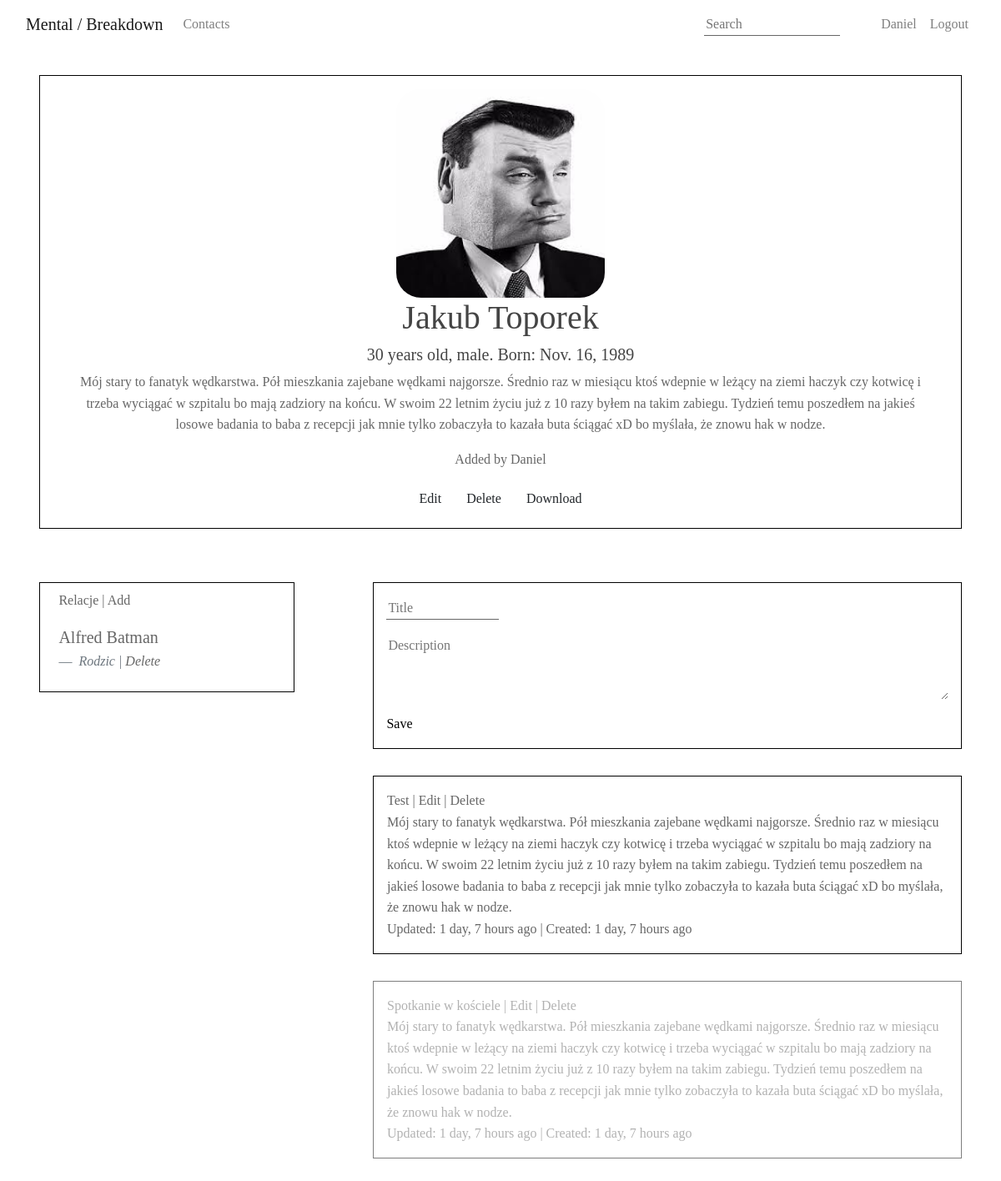
Screenshot of /contact/view/31 (signed in) with the database file from the repository.
### crm/models.py (models this page shows, shortened)
class Contact(models.Model):
    SEX_CHOICES = (
        ('Female', 'Female',),
        ('Male', 'Male',),
        ('Unsure', 'Unsure',),
    )
    first_name = models.CharField(max_length=128)
    last_name = models.CharField(max_length=128)
    birthdate = models.DateField()
    sex = models.CharField(choices=SEX_CHOICES, max_length=64, null=True, default="Unknown")
    description = models.CharField(max_length=600, blank="No description", null="True")
    contacts = models.ManyToManyField('self', through='ContactRelationship')
    activites = models.ForeignKey('Activity', related_name="contact_activity", on_delete=models.CASCADE, null=True)
    updated_at = models.DateTimeField(null=True)
    avatar = models.ImageField(upload_to='images/', null=True)
    created_by = models.ForeignKey(User, null=True, blank=True, on_delete=models.DO_NOTHING,
                                   related_name='created_by')
    def __str__(self):
        return f"{self.first_name} {self.last_name}"
    @property
    def age(self):
        return int((datetime.now().date() - self.birthdate).days / 365.25)

class ContactRelationship(models.Model):
    types = models.ForeignKey('RelationshipType', blank=True,
                              related_name='contact_relationships', on_delete=models.CASCADE)
    from_contact = models.ForeignKey('Contact', related_name='from_contacts', on_delete=models.CASCADE)
    to_contact = models.ForeignKey('Contact', related_name='to_contacts', on_delete=models.CASCADE)

class RelationshipType(models.Model):
    name = models.CharField(max_length=64, null=True)
    from_type = models.CharField(max_length=64)
    to_type = models.CharField(max_length=64)

class Activity(models.Model):
    created_at = models.DateTimeField(auto_now_add=True)
    updated_at = models.DateTimeField(auto_now=True, null=True)
    title = models.CharField(max_length=100)
    description = models.CharField(max_length=300)
    activity_contact = models.ForeignKey(Contact, on_delete=models.CASCADE)

### crm/views.py (the view, shortened to what this page needs)
# urls.py: path('contact/view/<int:id>', ContactView.as_view()),
class ContactView(View):
    def get(self, request, id):
        contact = Contact.objects.get(id=id)
        activities1 = Activity.objects.filter(activity_contact=contact).order_by('-updated_at')[0:1]
        activities2 = Activity.objects.filter(activity_contact=contact).order_by('-updated_at')[1:2]
        activities3 = Activity.objects.filter(activity_contact=contact).order_by('-updated_at')[2:4]
        activities4 = Activity.objects.filter(activity_contact=contact).order_by('-updated_at')[4:]
        activity_form = ActivityForm()
        from_relationships = ContactRelationship.objects.filter(from_contact=contact)
        to_relationships = ContactRelationship.objects.filter(to_contact=contact)
        return render(request, 'contact.html',
                      {'contact': contact, 'activity_form': activity_form, 'activities1': activities1,
                       'activities2': activities2, 'activities3': activities3, 'activities4': activities4,
                       'from_relationships': from_relationships, 'to_relationships': to_relationships})

### crm/forms.py
class NavbarForm(forms.Form):
    name = forms.CharField(label=False, widget=forms.TextInput(attrs={'placeholder': 'Search'}))

class ActivityForm(forms.Form):
    title = forms.CharField(label="Activity title", widget=forms.TextInput(attrs={'placeholder': 'Title'}))
    description = forms.CharField(label="Activity title", widget=forms.Textarea(attrs={'placeholder': 'Description'}))

### crm/context_processors.py (called while the page is built)
def navbarform(request):
    return {
        'navbarform': NavbarForm()
    }

### crm/templates/contact.html (shortened to what this page needs)
{% extends 'base.html' %}
{% load humanize %}
{% block content %}
    <div class="contact-info">
        <div class="col-lg-12">
            {% if contact %}
                <div class="form-row avatar">
                    <div class="form-group col-md-12 mb-0">
                        {% if contact.avatar %}
                            <img src="{{ contact.avatar.url }}" width="250px" class="avatar-main">
                        {% endif %}
                    </div>
                </div>
                <div class="form-row">
                    <div class="form-group col-md-12 mb-0">
                        <h1>{{ contact.first_name }} {{ contact.last_name }}</h1>
                    </div>
                </div>
                <div class="form-row">
                    <div class="form-group col-md-12 mb-0">
                        <h5>{{ contact.age }} years old, {{ contact.sex|lower }}. Born: {{ contact.birthdate }}</h5>
                    </div>
                </div>
                <div class="form-row">
                    <div class="form-group col-md-12 mb-0">
                        <p>{{ contact.description }}</p>
                        <p>Added by {{ contact.created_by|capfirst }}</p>
                    </div>
                </div>
                <div class="form-row">
                    <div class="form-group col-md-12 mb-0">
                        <a href="/contact/edit/{{ contact.id }}" class="btn btn-defaultbtn btn-default">Edit</a>
                        <a href="/contact/delete/{{ contact.id }}" class="btn btn-default">Delete</a>
                        <a href="/render/pdf/{{ contact.id }}" class="btn btn-default">Download</a>
                    </div>
                </div>
            {% endif %}
        </div>
    </div>
{% endblock %}
{% block relationship %}
    <div class="relationships">
        <div class="col-md-12">
            <p>Relacje |
                {% if contact %}
                    <a href="/contact/{{ contact.id }}/relationship/add">Add</a>
                {% else %}
                    <a href="/contact/{{ id }}/relationship/add">Add</a>
                {% endif %}
            </p>
        </div>
        {% if to_relationships %}
            {% for relationship in to_relationships %}
                <div class="col-md-12">
                    <blockquote class="blockquote">
                        <p class="mb-0">
                            <a href="/contact/view/{{ relationship.from_contact.id }}">{{ relationship.from_contact }}</a>
                        </p>
                        <footer class="blockquote-footer">
                            <cite>{{ relationship.types.from_type }} | <a
                                    href="/contact/{{ contact.id }}/relationship/delete/{{ "to" }}/{{ relationship.from_contact.id }}/{{ relationship.types.id }}">Delete</a></cite>
                        </footer>
                    </blockquote>
                </div>
            {% endfor %}
        {% endif %}
    </div>
{% endblock %}
{% block activity %}
    {% if activity_form %}
        <div class="activity-submit-box">
            <form role="form" method="POST">
                <div class="form-group activity title">
                    {{ activity_form.title }}
                </div>
                <div class="form-group activity description">
                    {{ activity_form.description }}
                </div>
                <button type="submit" title="save contact">Save</button>
            </form>
        </div>
    {% endif %}
    {% if activities1 %}
        {% for activity in activities1 %}
            <div class="activity-box">
                <div class="activitiy-title">
                    {{ activity.title }} | <a href="/contact/{{ contact.id }}/activity/{{ activity.id }}/edit/">Edit</a>
                    | <a href="/contact/{{ contact.id }}/activity/{{ activity.id }}/delete/">Delete</a>
                </div>
                <div class="activitiy-description">
                    {{ activity.description }}
                </div>
                <div class="activitiy-created">
                    Updated: {{ activity.updated_at|naturaltime }} | Created: {{ activity.created_at|naturaltime }}
                </div>
            </div>
        {% endfor %}
        {% for activity in activities2 %}
            <div class="activity-box" style="opacity: 0.5;">
                <div class="activitiy-title">
                    {{ activity.title }} | <a href="/contact/{{ contact.id }}/activity/{{ activity.id }}/edit/">Edit</a>
                    | <a href="/contact/{{ contact.id }}/activity/{{ activity.id }}/delete/">Delete</a>
                </div>
                <div class="activitiy-description">
                    {{ activity.description }}
                </div>
                <div class="activitiy-created">
                    Updated: {{ activity.updated_at|naturaltime }} | Created: {{ activity.created_at|naturaltime }}
                </div>
            </div>
        {% endfor %}
    {% endif %}
    </div>
{% endblock %}

### crm/templates/base.html (shortened to what this page needs)
{% load static %}
<html>
<head>
    <link rel="stylesheet" href="https://stackpath.bootstrapcdn.com/bootstrap/4.4.1/css/bootstrap.min.css"
>
    <link rel="stylesheet" href="{% static 'css/style.css' %}">
    <link rel="stylesheet" href="/static/css/tagsinput.css"/>
    <link rel="stylesheet" href="https://cdnjs.cloudflare.com/ajax/libs/datepicker/0.6.5/datepicker.min.css"
/>
</head>
<body>
<div class="container-fluid">
    <div class="row">
        <div class="col-md-12">
            <nav class="navbar navbar-expand-lg navbar-light">
                <a class="desktop navbar-brand" href="/">Mental / Breakdown</a>
                <div class="collapse navbar-collapse" id="bs-example-navbar-collapse-1">
                    <ul class="navbar-nav">
                        {% if user.is_authenticated %}
                            <li class="nav-item">
                                <a class="nav-link" href="/contacts">Contacts</a>
                            </li>
                        {% endif %}
                    </ul>
                    <ul class="navbar-nav ml-md-auto">
                        {% if user.is_authenticated %}
                            <form class="form-inline" action="/search/" method="GET">
                                {{ navbarform }}
                            </form>
                        {% endif %}
                        {% block user %}
                            {% if user.is_authenticated %}
                                <li class="nav-item">
                                    <a class="nav-link" href="#">{{ user.username|capfirst }}</a>
                                </li>
                                <li class="nav-item">
                                    <a class="nav-link" href="/logout">Logout</a>
                                </li>
                            {% else %}
                                <li><a href="/accounts/login/">login</a></li>
                            {% endif %}
                        {% endblock %}
                    </ul>
                </div>
            </nav>
        </div>
    </div>
    <div class="row">
        <div class="col-md-12">
            <div class="center-div">
                {% block content %}
                {% endblock %}
            </div>
        </div>
    </div>
    <div class="row">
        <div class="col-md-4">
            {% block relationship %}
            {% endblock %}
        </div>
        <div class="col-md-8">
            {% block activity %}
            {% endblock %}
        </div>
    </div>
</body>
</html>

### crm/static/css/style.css (style rules this page uses)
html { line-height: 1.6; }
body, p, a { font-family: "Times New Roman", Times, serif; color: #666666; line-height: 1.6; }
input { border: none; border-bottom: 1px solid #666666; }
.avatar-main { border-radius: 30px; }
h1, h2, h3, h4, h5 { line-height: 1.2; color: #444444 }
.contact-info { text-align: center; margin: 2rem; padding: 1rem; border: solid 1px black; }
.activity-submit-box { border: black solid 1px; margin: 2rem; padding: 2%; display: block; height: 200px; }
.activity-box { border: black solid 1px; margin: 2rem; padding: 2%; display: block; }
.activity-box { border: black solid 1px; padding: 1rem; height: auto; margin-top: 1%; }
.relationships { border: black solid 1px; margin: 2rem; padding: 2%; }
.activity-submit-box textarea { border: none; height: 60%; width: 100%; }
.activity-submit-box button { border: none; margin: 0; padding: 0; background: none; }
.form-group input { width: 20%; }
button, input[type=submit] { border: none; margin: 0; padding: 0; background: none; }
#id_description { width: 100%; height: 5rem; }
.form-inline #id_name { width: 80%; }
.form-inline { margin: 0; }

### rows the page displays
Contact: avatar (picture), first_name "Jakub", last_name "Toporek", age "30", sex "male", birthdate "Nov. 16, 1989", description "Mój stary to fanatyk wędkarstwa. Pół mieszkania zajebane wędkami najgorsze. Średnio raz w miesiącu ktoś wdepnie w leżący na ziemi haczyk czy kotwicę i trzeba wyciągać w szpitalu bo mają zadziory na końcu. W swoim 22 letnim życiu już z 10 razy byłem na takim zabiegu. Tydzień temu poszedłem na jakieś losowe badania to baba z recepcji jak mnie tylko zobaczyła to kazała buta ściągać xD bo myślała, że znowu hak w nodze.", created_by "Daniel"
ContactRelationship: from_contact "Alfred Batman", types.from_type "Rodzic"
Activity: title "Test", description "Mój stary to fanatyk wędkarstwa. Pół mieszkania zajebane wędkami najgorsze. Średnio raz w miesiącu ktoś wdepnie w leżący na ziemi haczyk czy kotwicę i trzeba wyciągać w szpitalu bo mają zadziory na końcu. W swoim 22 letnim życiu już z 10 razy byłem na takim zabiegu. Tydzień temu poszedłem na jakieś losowe badania to baba z recepcji jak mnie tylko zobaczyła to kazała buta ściągać xD bo myślała, że znowu hak w nodze.", updated_at "1 day, 7 hours ago", created_at "1 day, 7 hours ago"
Activity: title "Spotkanie w kościele", description "Mój stary to fanatyk wędkarstwa. Pół mieszkania zajebane wędkami najgorsze. Średnio raz w miesiącu ktoś wdepnie w leżący na ziemi haczyk czy kotwicę i trzeba wyciągać w szpitalu bo mają zadziory na końcu. W swoim 22 letnim życiu już z 10 razy byłem na takim zabiegu. Tydzień temu poszedłem na jakieś losowe badania to baba z recepcji jak mnie tylko zobaczyła to kazała buta ściągać xD bo myślała, że znowu hak w nodze.", updated_at "1 day, 7 hours ago", created_at "1 day, 7 hours ago"

### other values shown
{{ user.username|capfirst }} "Daniel"
